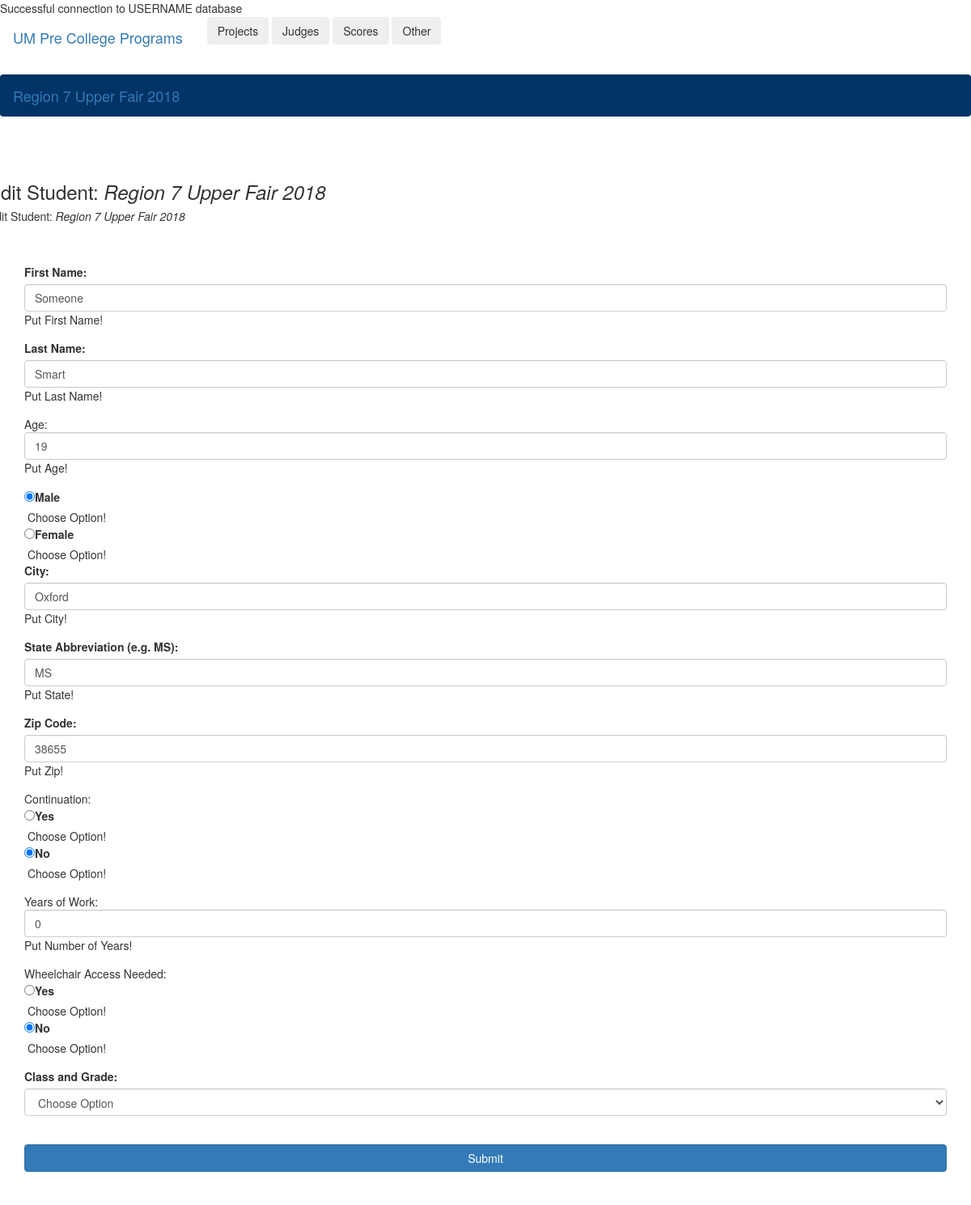
The app's page /CRUDsp/editTeamMember.php?id=1&tmid=1 with its own data.
### tables this page shows
CREATE TABLE Fair (
    FairID int NOT NULL AUTO_INCREMENT,
    FairName varchar(45) NOT NULL,
    Year int NOT NULL,
    CONSTRAINT Fair_pk PRIMARY KEY (FairID)
);

CREATE TABLE TeamMembers (
    TeamMemberID int NOT NULL AUTO_INCREMENT,
    LName varchar(50) NOT NULL,
    FName varchar(50) NOT NULL,
    Continuation varchar(3) NOT NULL,
    NumYears int NOT NULL,
    Age int NOT NULL,
    Gender varchar(10) NOT NULL,
    City varchar(45) NOT NULL,
    State varchar(2) NOT NULL,
    Zip int NOT NULL,
    WheelchairAccess varchar(3) NULL,
    FKClassID int NOT NULL,
    FKRegistrationID int NOT NULL,
    CONSTRAINT TeamMembers_pk PRIMARY KEY (TeamMemberID)
);

### CRUDsp/editTeamMember.php (the view, shortened to what this page needs)
<DOCTYPE! html>
<html lang="en">
<?php
    require_once("included_functions.php");
	  $mysqli = db_connection();
	if (isset($_POST["submit"])) {
	    if ( (isset($_POST["fname"]) && $_POST["fname"] !== "") && (isset($_POST["lname"]) && $_POST["lname"] !== "") && (isset($_POST["age"]) && $_POST["age"] !== "") && (isset($_POST["genderRadioOptions"]) && $_POST["genderRadioOptions"] !== "") && (isset($_POST["city"]) && $_POST["city"] !== "") && (isset($_POST["state"]) && $_POST["state"] !== "") && (isset($_POST["zip"]) && $_POST["zip"] !== "") && (isset($_POST["class"]) && $_POST["class"] !== "") && (isset($_GET["tmid"]) && $_GET["tmid"] !== "") && (isset($_POST["continuation"]) && $_POST["continuation"] !== "") && (isset($_POST["work"]) && $_POST["work"] !== "") && (isset($_POST["wheelchair"]) && $_POST["wheelchair"] !== "")) {
            $ID = $_GET['id'];
            $TMID = $_GET['tmid'];
            $query = "Update TeamMembers set ";
            $query .= "FName = '".$_POST['fname']."', ";
            $query .= "LName = '".$_POST['lname']."', ";
            $query .= "Age = ".$_POST['age'].", ";
            $query .= "Gender = '".$_POST['genderRadioOptions']."', ";
            $query .= "City = '".$_POST['city']."', ";
            $query .= "State = '".$_POST['state']."', ";
            $query .= "Zip = ".$_POST['zip'].", ";
            $query .= "Continuation = '".$_POST['continuation']."', ";
            $query .= "NumYears = ".$_POST['work'].", ";
            $query .= "WheelchairAccess = '".$_POST['wheelchair']."', ";
            $query .= "FKClassID = ".$_POST['class']." ";
            $query .= "where TeamMemberID = ".$TMID;
            $result = $mysqli->query($query);
            if($result) {
                $_SESSION["message"] = $_POST["fname"]." ".$_POST["lname"]." has been updated";
                header("Location: FairHome.php?id=".$ID);
                exit;
            } else {
                $_SESSION["message"] = "Error! Could not update ".$_POST["fname"]." ".$_POST["lname"];
                header("Location: FairHome.php?id=".$ID);
                exit;
            }
        } else {
            $_SESSION["message"] = "Unable to update student. Fill in all information!";
            header("Location: addTeamMember.php?id=".$ID);
            exit;
        }
	} else {
        if ((isset($_GET['id']) && $_GET['id'] != "") && (isset($_GET['tmid']) && $_GET['tmid'] != "")) {
            $ID = $_GET['id'];
            $query = "Select * from Fair where FairID = ".$ID;
            $result = $mysqli->query($query);
            if ($result && $result->num_rows > 0) {
                $row = $result->fetch_assoc();
                $fairNameYear = $row['FairName']." ".$row['Year'];
                echo "<br /><br />";
                echo "<div class='row justify-content-center'";
                echo "<head>";
                echo "<h3 class='d-none d-md-block'>Edit Student: <i>".$fairNameYear."</i></h3>";
                echo "<h5 class='d-md-none'>Edit Student: <i>".$fairNameYear."</i></h5>";
                echo "</head>";
                echo "</div>";
                echo "<br /><br />";
                echo "<div class='container'>";
                $query = "Select * from TeamMembers where TeamMemberID = ".$_GET['tmid'];
                $result = $mysqli->query($query);
                if ($result) {
                    $row = $result->fetch_assoc();
                    echo "<form name='addform' method='POST' class='needs-validation' action='editTeamMember.php?id=".$ID."&tmid=".$_GET['tmid']."' novalidate>";
                    echo "<div class='form-row'>";
                    echo "<div class='form-group col'>";
                    echo "<label>First Name:</label>";
                    echo "<input type='text' class='form-control' id='fname' name='fname' value='".$row['FName']."' required>";
                    echo "<div class='invalid-feedback'>Put First Name!</div>";
                    echo "</div>";
                    echo "<div class='form-group col'>";
                    echo "<label>Last Name:</label>";
                    echo "<input type='text' class='form-control' id='lname' name='lname' value='".$row['LName']."' required>";
                    echo "<div class='invalid-feedback'>Put Last Name!</div>";
                    echo "</div>";
                    echo "</div>";
                    echo "<div class='form-row'>";
                    echo "<div class='form-group col-6'";
                    echo "<label>Age:</label>";
                    echo "<input type='number' class='form-control' value='".$row['Age']."' id='age' name='age' required>";
                    echo "<div class='invalid-feedback'>Put Age!</div>";
                    echo "</div>";
                    if ($row['Gender'] === "Male") {
                        echo "<div class='form-check form-check-inline'>";
                        echo "<input class='form-check-input' type='radio' checked='checked' name='genderRadioOptions' id='inlineRadio1' value='Male' required>";
                        echo "<label class='form-check-label' for='inlineRadio1'>Male</label>";
                        echo "<div class='invalid-feedback'>&nbsp;Choose Option!</div>";
                        echo "</div>";
                        echo "<div class='form-check form-check-inline'>";
                        echo "<input class='form-check-input' type='radio' name='genderRadioOptions' id='inlineRadio2' value='Female' required>";
                        echo "<label class='form-check-label' for='inlineRadio2'>Female</label>";
                        echo "<div class='invalid-feedback'>&nbsp;Choose Option!</div>";
                        echo "</div>";
                    }
                    echo "</div>";
                    echo "<div class='form-row'>";
                    echo "<div class='form-group col'>";
                    echo "<label>City:</label>";
                    echo "<input type='text' class='form-control' id='city' name='city' value='".$row['City']."' required>";
                    echo "<div class='invalid-feedback'>Put City!</div>";
                    echo "</div>";
                    echo "<div class='form-group col'>";
                    echo "<label>State Abbreviation (e.g. MS):</label>";
                    echo "<input type='text' class='form-control' id='state' name='state' value='".$row['State']."' required>";
                    echo "<div class='invalid-feedback'>Put State!</div>";
                    echo "</div>";
                    echo "<div class='form-group col'>";
                    echo "<label>Zip Code:</label>";
                    echo "<input type='number' class='form-control' id='zip' name='zip' value='".$row['Zip']."' required>";
                    echo "<div class='invalid-feedback'>Put Zip!</div>";
                    echo "</div>";
                    echo "</div>";
                    echo "<div class='form-row'>";
                    if ($row['Continuation'] === 'Yes') {
                        echo "<div class='form-group col-2'";
                        echo "<label>Continuation: </label>";
                        echo "<br />";
                        echo "<div class='form-check form-check-inline'>";
                        echo "<input class='form-check-input' type='radio' checked='checked' name='continuation' id='cRadio1' value='Yes' required>";
                        echo "<label class='form-check-label' for='cRadio1'>Yes</label>";
                        echo "<div class='invalid-feedback'>&nbsp;Choose Option!</div>";
                        echo "</div>";
                        echo "<div class='form-check form-check-inline'>";
                        echo "<input class='form-check-input' type='radio' name='continuation' id='cRadio2' value='No' required>";
                        echo "<label class='form-check-label' for='cRadio2'>No</label>";
                        echo "<div class='invalid-feedback'>&nbsp;Choose Option!</div>";
                        echo "</div>";
                    } else {
                        echo "<div class='form-group col-2'";
                        echo "<label>Continuation: </label>";
                        echo "<br />";
                        echo "<div class='form-check form-check-inline'>";
                        echo "<input class='form-check-input' type='radio' name='continuation' id='cRadio1' value='Yes' required>";
                        echo "<label class='form-check-label' for='cRadio1'>Yes</label>";
                        echo "<div class='invalid-feedback'>&nbsp;Choose Option!</div>";
                        echo "</div>";
                        echo "<div class='form-check form-check-inline'>";
                        echo "<input class='form-check-input' type='radio' checked='checked' name='continuation' id='cRadio2' value='No' required>";
                        echo "<label class='form-check-label' for='cRadio2'>No</label>";
                        echo "<div class='invalid-feedback'>&nbsp;Choose Option!</div>";
                        echo "</div>";
                    }
                    echo "</div>";
                    echo "<div class='form-group col-4'";
                    echo "<label>Years of Work: </label>";
                    echo "<input type='number' class='form-control' value='".$row['NumYears']."' id='work' name='work' required>";
                    echo "<div class='invalid-feedback'>Put Number of Years!</div>";
                    echo "</div>";
                    echo "<div class='form-group col-3'";
                    if ($row['WheelchairAccess'] === 'Yes') {
                        echo "<label>Wheelchair Access Needed: </label>";
                        echo "<br />";
                        echo "<div class='form-check form-check-inline'>";
                        echo "<input class='form-check-input' type='radio' checked='checked' name='wheelchair' id='wRadio1' value='Yes' required>";
                        echo "<label class='form-check-label' for='wRadio1'>Yes</label>";
                        echo "<div class='invalid-feedback'>&nbsp;Choose Option!</div>";
                        echo "</div>";
                        echo "<div class='form-check form-check-inline'>";
                        echo "<input class='form-check-input' type='radio' name='wheelchair' id='wRadio2' value='No' required>";
                        echo "<label class='form-check-label' for='wRadio2'>No</label>";
                        echo "<div class='invalid-feedback'>&nbsp;Choose Option!</div>";
                        echo "</div>";
                    } else {
                        echo "<label>Wheelchair Access Needed: </label>";
                        echo "<br />";
                        echo "<div class='form-check form-check-inline'>";
                        echo "<input class='form-check-input' type='radio' name='wheelchair' id='wRadio1' value='Yes' required>";
                        echo "<label class='form-check-label' for='wRadio1'>Yes</label>";
                        echo "<div class='invalid-feedback'>&nbsp;Choose Option!</div>";
                        echo "</div>";
                        echo "<div class='form-check form-check-inline'>";
                        echo "<input class='form-check-input' type='radio' checked='checked' name='wheelchair' id='wRadio2' value='No' required>";
                        echo "<label class='form-check-label' for='wRadio2'>No</label>";
                        echo "<div class='invalid-feedback'>&nbsp;Choose Option!</div>";
                        echo "</div>";
                    }
                    echo "</div>";
                    echo "</div>";
                    $query = "Select * from Class";
                    $result = $mysqli->query($query);
                    if ($result && $result->num_rows > 0) {
                        echo "<div class='form-row'>";
                        echo "<div class='form-group col'>";
                        echo "<label>Class and Grade:</label>";
                        echo "<select class='form-control' id='class' name='class' required>";
                        echo "<option value=''>Choose Option</option>";
                        echo "</select>";
                        echo "</div>";
                        echo "</div>";
                    } else {
                        echo "<h2>Class not Available</h2>";
                    }
                    echo "<br />";
                    echo "<button type='submit' name='submit' class='btn btn-primary btn-block'>Submit</button>";
                    echo "</form>";
                }
                echo "</div>";
            } else {
                $_SESSION["message"] = "Error! Fair could not be found.";
                header("Location: SFindex.php");
                exit;
            }
        } else {
            $_SESSION["message"] = "Error! Variables not set";
            header("Location: SFindex.php");
            exit;
        }
	}
 ?>
 <br /><br /><br />
 </html>

### records on screen
fair: fairNameYear "Region 7 Upper Fair 2018"
teammembers: fname "Someone", lname "Smart", age "19", city "Oxford", state "MS", zip "38655", work "0"

### other values on screen
USERNAME "USERNAME"
$name "Region 7 Upper Fair 2018"
